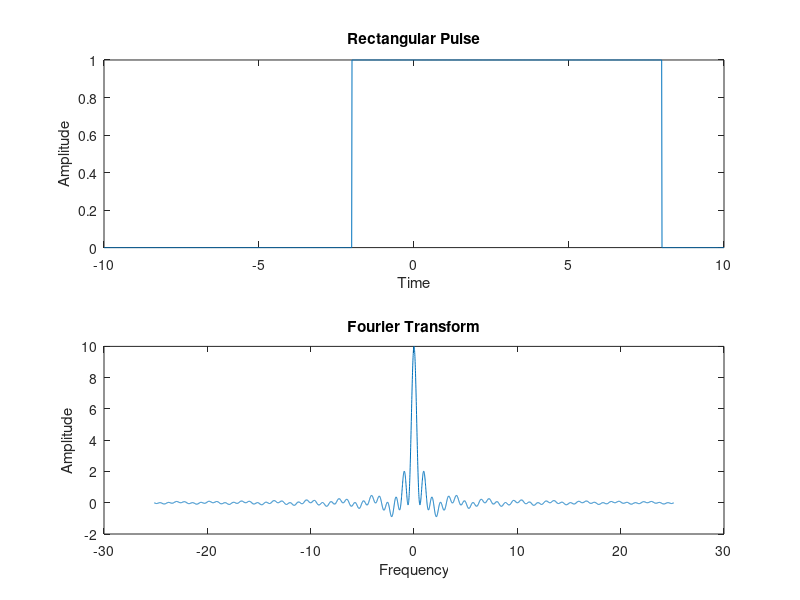

MATLAB code to generate this figure:
clc;
clear all;
close all;
w=10;
A=1;
t=-10:0.01:10;
t0=3;
xt=A*rectpuls(t-t0,w);
subplot(2,1,1);
plot(t,xt);
xlabel('Time');
ylabel('Amplitude');
title('Rectangular Pulse');
w=-8*pi:0.01:8*pi;
for i=1:length(w)
    xw(i)=trapz(t,xt.*exp(-j*w(i).*t));
end
subplot(2,1,2);
plot(w,xw);
title('Fourier Transform');
xlabel('Frequency');
ylabel('Amplitude');